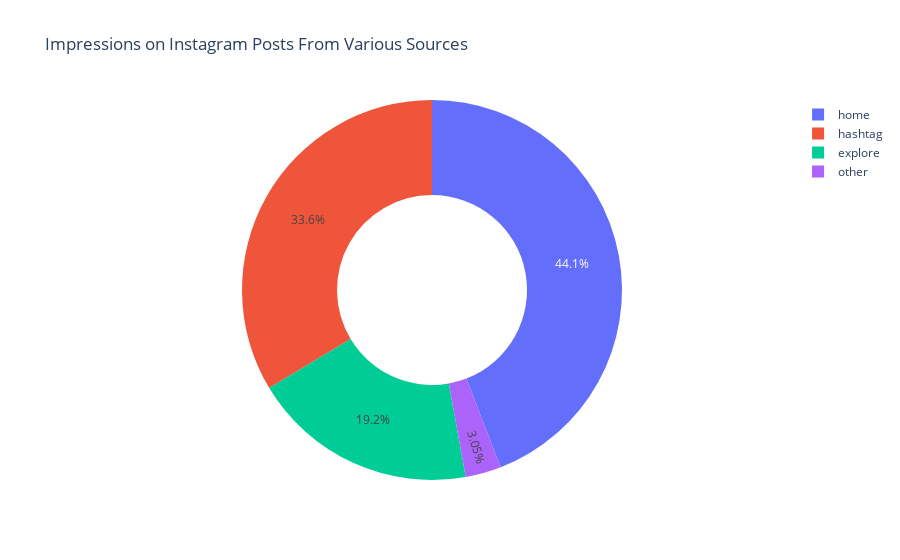

The notebook cell saved with this chart:
### Code cell
# Now let's look at the percentage of impressions i get from various sources of instagram
home = data["From Home"].sum()
hashtag = data["From Hashtags"].sum()
explore = data["From Explore"].sum()
other = data["From Other"].sum()

labels = ["home", "hashtag", "explore", "other"]
values = [home, hashtag, explore, other]
#colors = ["green", "pink", "turquoise", "red"]

fig = px.pie(data, values=values, names=labels, hole=0.5, #color_discrete_sequence=colors,
             title="Impressions on Instagram Posts From Various Sources")
fig.show()

### Figure 1 — Plotly figure (JSON) as saved in the notebook; plotly's stock layout.template omitted (floating-point values rounded to 4 significant figures)
{"data": [{"domain": {"x": [0, 1], "y": [0, 1]}, "hole": 0.5, "hovertemplate": "label=%{label}<br>value=%{value}<extra></extra>", "labels": ["home", "hashtag", "explore", "other"], "legendgroup": "", "name": "", "showlegend": true, "type": "pie", "values": [294619, 224614, 128294, 20360]}], "layout": {"legend": {"tracegroupgap": 0}, "title": {"text": "Impressions on Instagram Posts From Various Sources"}}}
